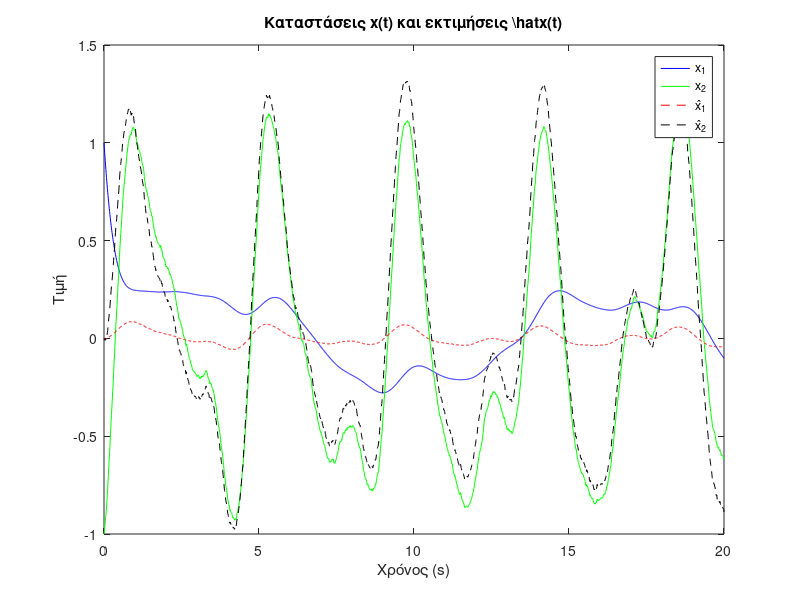
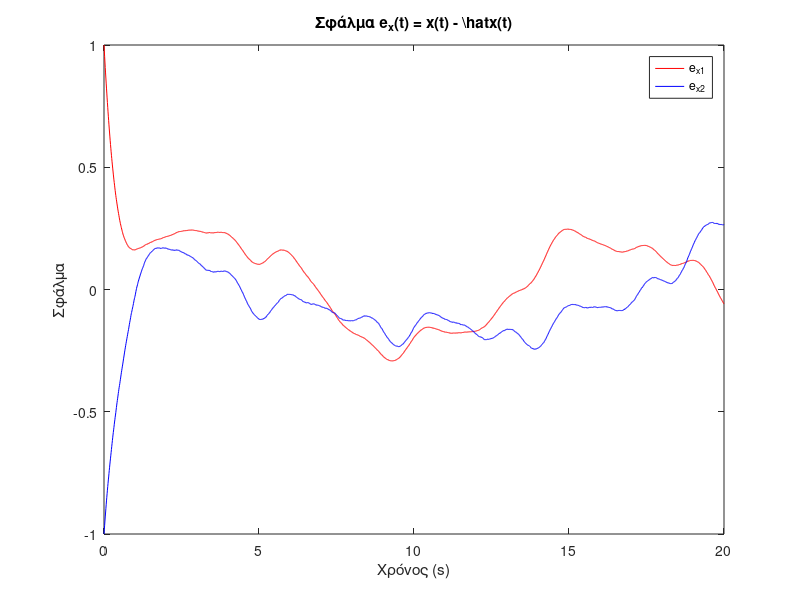
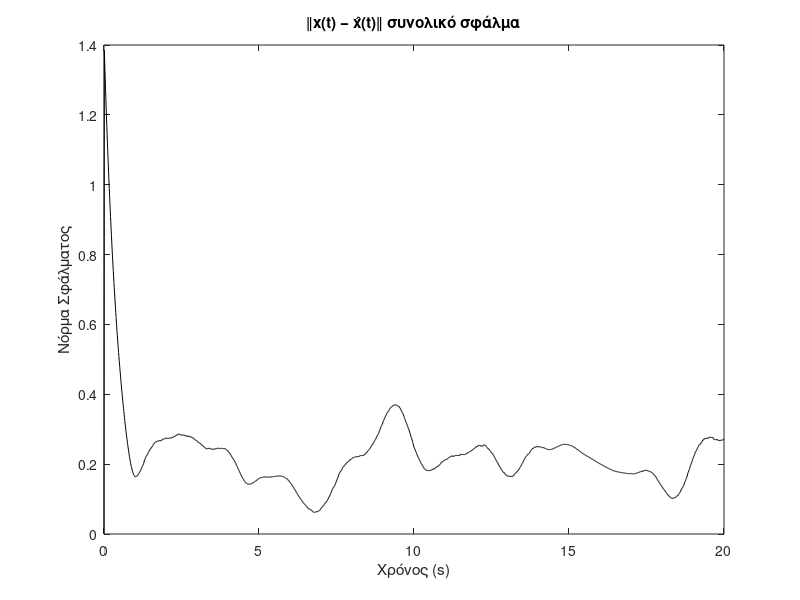
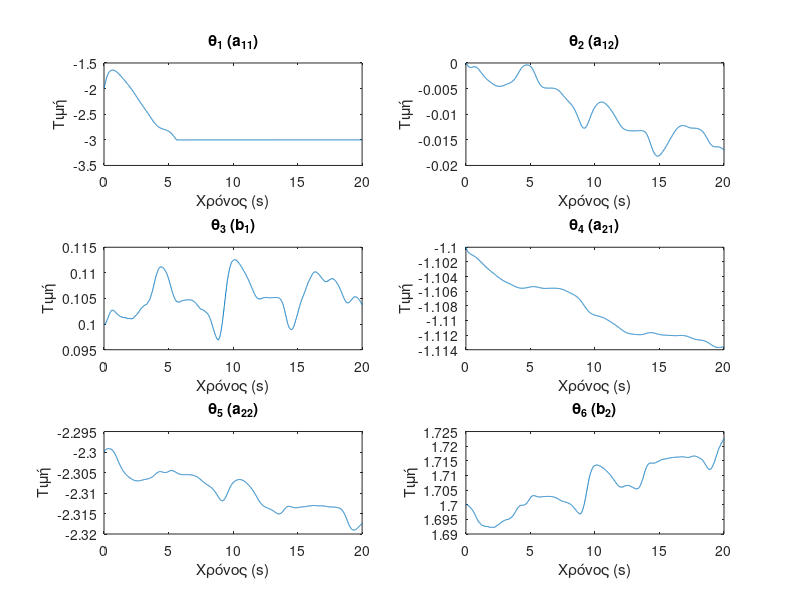

Recreate these plots in MATLAB, in order. (Note: this script raises an error after producing the figures.)
clc; clear; close all;

%% Ρυθμίσεις
T = 20; dt = 0.01; t = 0:dt:T; N = length(t);
A = [-2.15 0.25; -0.75 -2];
B = [0; 1.5];
u = 1.2*sin(1.5*t) + 0.9*sin(2.8*t) + 0.6*sin(4.2*t) + 0.3*randn(1,N);

x = zeros(2,N); x(:,1) = [1; -1];
x_hat = zeros(2,N);
theta_hat = zeros(6,N);
theta_hat(:,1) = [-2; 0; 0.1; -1.1; -2.3; 1.7];
Gamma = diag([3.000 0.010 0.010 0.010 0.010 0.010]);

A_hat_all = zeros(2,2,N);
B_hat_all = zeros(2,N);
ex_norm = zeros(1,N);
theta_change = zeros(1,N); % ➕ Ταχύτητα μεταβολής παραμέτρων

for k = 1:N-1
    omega = 0.5 * [sin(0.5 * t(k)); cos(0.3 * t(k))];
    dx = A * x(:,k) + B * u(k) + omega;
    x(:,k+1) = x(:,k) + dt * dx;

    phi1 = [x(1,k); x(2,k); u(k); 0; 0; 0];
    phi2 = [0; 0; 0; x(1,k); x(2,k); u(k)];
    y = dx;
    y_hat = [theta_hat(:,k)' * phi1; theta_hat(:,k)' * phi2];
    ey = y - y_hat;

    v = -Gamma * (phi1 * ey(1) + phi2 * ey(2));

    % Προβολή
    a11 = theta_hat(1,k); b2 = theta_hat(6,k);
    violates_a11 = ~((-3 < a11) && (a11 < -1));
    violates_b2 = b2 < 1;
    if violates_a11 || violates_b2
        gradg = zeros(6,1);
        if violates_a11, gradg(1) = sign(a11 + 2); end
        if violates_b2, gradg(6) = -1; end
        if gradg' * v <= 0
            theta_hat(:,k+1) = theta_hat(:,k) + dt * v;
        else
            proj = v - Gamma * (gradg * gradg') / (gradg' * Gamma * gradg) * v;
            theta_hat(:,k+1) = theta_hat(:,k) + dt * proj;
        end
    else
        theta_hat(:,k+1) = theta_hat(:,k) + dt * v;
    end

    % Εκτιμήσεις A, B
    A_hat = [theta_hat(1,k+1), theta_hat(2,k+1);
             theta_hat(4,k+1), theta_hat(5,k+1)];
    B_hat = [theta_hat(3,k+1); theta_hat(6,k+1)];
    A_hat_all(:,:,k+1) = A_hat;
    B_hat_all(:,k+1) = B_hat;

    dx_hat = A_hat * x_hat(:,k) + B_hat * u(k);
    x_hat(:,k+1) = x_hat(:,k) + dt * dx_hat;

    ex_norm(k+1) = norm(x(:,k+1) - x_hat(:,k+1));
    theta_change(k+1) = norm(theta_hat(:,k+1) - theta_hat(:,k)); % ➕
end

fprintf('📊 Χωρίς Σ-τροποποίηση - Μέσο σφάλμα: %.6f\n', mean(ex_norm));

%% Γραφήματα

% 1. Καταστάσεις x(t) και εκτιμήσεις
figure;
plot(t, x(1,:), 'b', t, x(2,:), 'g', ...
     t, x_hat(1,:), 'r--', t, x_hat(2,:), 'k--');
legend('x_1', 'x_2', 'x̂_1', 'x̂_2');
title('Καταστάσεις x(t) και εκτιμήσεις \hat{x}(t)');
xlabel('Χρόνος (s)'); ylabel('Τιμή');

% 2. Σφάλμα e_x(t)
figure;
plot(t, x(1,:) - x_hat(1,:), 'r', ...
     t, x(2,:) - x_hat(2,:), 'b');
legend('e_{x1}', 'e_{x2}');
title('Σφάλμα e_x(t) = x(t) - \hat{x}(t)');
xlabel('Χρόνος (s)'); ylabel('Σφάλμα');

% 3. Συνολικό σφάλμα
figure;
plot(t, ex_norm, 'k');
title('‖x(t) − x̂(t)‖ συνολικό σφάλμα');
xlabel('Χρόνος (s)'); ylabel('Νόρμα Σφάλματος');

% 4. Εκτιμήσεις παραμέτρων θ = [a11, a12, b1, a21, a22, b2]
figure;
labels = {'a_{11}', 'a_{12}', 'b_1', 'a_{21}', 'a_{22}', 'b_2'};
for i = 1:6
    subplot(3,2,i);
    plot(t, theta_hat(i,:));
    title(['\theta_', num2str(i), ' (' labels{i} ')']);
    xlabel('Χρόνος (s)');
    ylabel('Τιμή');
end
sgtitle('Εκτιμήσεις παραμέτρων θ(t)');

% 5. Ταχύτητα μεταβολής παραμέτρων
figure;
plot(t, theta_change, 'm');
title('‖θ̂(k+1) − θ̂(k)‖ - Ταχύτητα μεταβολής παραμέτρων');
xlabel('Χρόνος (s)');
ylabel('Μεταβολή');
